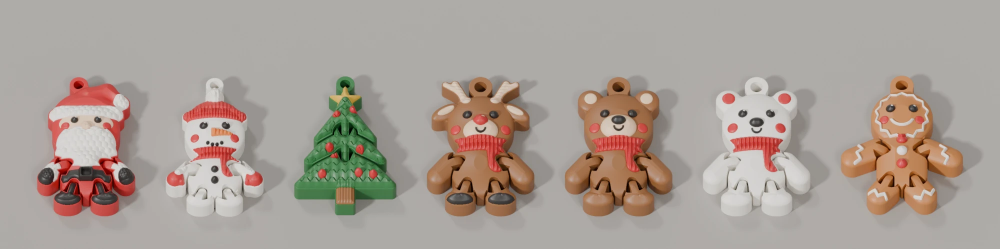
#> input picture boyde_labs/agac_susu/kaynak_set.webp, 2000 x 498 px (shown at 1/2 size)
$ python agac_susu_kes.py
#> lines starting #> are read from the running program, lines starting #| are printed output that depends on the picture; after the words box and inside, x2 and y2 are one past the last pixel; in counts of white or black regions, pixels touching at a corner belong together; long printed decimals are rounded
"""Ağaç süslerini kullanıcının görselinden keser (3MF'leri gelmeyen figürler için).

Kaynak: boyde_labs/agac_susu/kaynak_set.webp (kullanıcının 7 figürlük çizimi; 2. sürüm, kullanıcı şekilleri değiştirdi,
2000 × 381; gri zeminde yatık, ışık sol
üstten, gölge sağ alta). Zemin (#AEACA8 civarı) ve gölgeler (aynı renk tonunda, daha koyu) atılır: renkli ya da
zeminden belirgin açık ya da çok koyu pikseller figür. Figürün içindeki boşluklar (eklem araları) doldurulur; tepedeki
asma deliği açık kalır. Kenar 1 piksel yumuşatılır.

Çıktı: boyde_labs/agac_susu/kesik/<anahtar>.png (RGBA) ve kesik.json (her figürün deliği: merkez, yarıçap; piksel)
"""
import json
import os
import sys

import numpy as np
from PIL import Image, ImageFilter
from scipy import ndimage as ndi

sys.path.insert(0, os.path.dirname(os.path.abspath(__file__)))
import agac_susu_model as M  # noqa: E402

KAYNAK = os.path.join(M.KOK, "boyde_labs", "agac_susu", "kaynak_set.webp")
OUT = os.path.join(M.KOK, "boyde_labs", "agac_susu", "kesik")
DELIK = {"noel_baba": (89.8, 20.7, 6.5), "kardan_adam": (102.8, 20.7, 5.5), "cam_agaci": (111.2, 19.3, 6.0),
         "ren_geyigi": (115.0, 24.0, 7.5), "atkili_ayicik": (118.3, 24.0, 7.5), "kutup_ayisi": (113.3, 24.0, 6.0),
         "zencefilli_kurabiye": (130.0, 21.7, 7.0)}   # asma deliği (kesikte merkez x, y, yarıçap; gözle büyütülüp okundu)
CEVRE = 60                                                       # gölge için çevre payı (piksel)
SIRA = ["noel_baba", "kardan_adam", "cam_agaci", "ren_geyigi", "atkili_ayicik", "kutup_ayisi", "zencefilli_kurabiye"]


def maske(a):
    bg = np.median(np.r_[a[:8].reshape(-1, 3), a[-8:].reshape(-1, 3)], 0)
#> bg = [174, 172, 168]
    l = a.mean(2)
    lb = bg.mean()
#> lb = 171.3
    chroma = np.abs((a - a.mean(2, keepdims=True)) - (bg - lb)).max(2)      # zeminin tonundan sapma
    m = (chroma > 16) | (l > lb + 14) | (l < lb - 62)
#> m: shape (498, 2000) bool; 25% white; 31 white regions (19 under 20 px), largest, box (x1, y1, x2, y2) and area: (854, 154, 1069, 433) 42539, (1130, 154, 1345, 433) 39908, (73, 154, 271, 434) 38080
    m = ndi.binary_opening(m, iterations=1)
#> m: shape (498, 2000) bool; 24.9% white; 16 white regions (4 under 20 px), largest, box (x1, y1, x2, y2) and area: (854, 154, 1069, 433) 42445, (1130, 154, 1345, 433) 39880, (73, 154, 271, 434) 37993
    m = ndi.binary_closing(m, iterations=2)
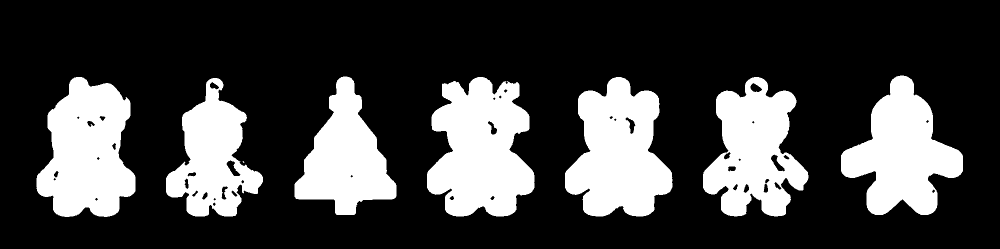
#> m: shape (498, 2000) bool (shown at 1/2 size); 25.3% white; 8 white regions (1 under 20 px), largest, box (x1, y1, x2, y2) and area: (854, 154, 1069, 433) 43003, (1130, 154, 1345, 433) 40153, (73, 154, 271, 434) 38842
    return m, bg


def main():
    a = np.asarray(Image.open(KAYNAK).convert("RGB"), float)
    m, bg = maske(a)
#> bg = [174, 172, 168]
    lab, n = ndi.label(m)
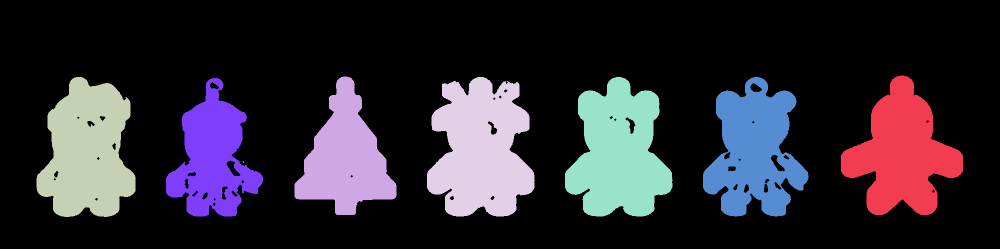
#> lab: shape (498, 2000) int32 (shown at 1/2 size); 9 distinct labels, from 0 to 8; one colour per label, 0 black
#> n = 8
    sizes = ndi.sum(m, lab, range(1, n + 1))
#> sizes = [36849, 29767, 38842, 43003, 40153, 35497, 28195, 8]
    big = [i + 1 for i in np.argsort(sizes)[::-1][:7]]
#> big = [4, 5, 3, 1, 6, 2, 7]
    sls = ndi.find_objects(lab)
#> sls = 8 items
    objs = sorted(((sls[i - 1], i) for i in big), key=lambda t: t[0][1].start)
#> objs = 7 items
    os.makedirs(OUT, exist_ok=True)
    info = {}
    for key, (sl, i) in zip(SIRA, objs):
        fm = lab == i
        dolu = ndi.binary_fill_holes(fm)
        ys, xs = np.nonzero(dolu)
        fy0, fy1, fx0, fx1 = ys.min(), ys.max(), xs.min(), xs.max()
        lb = bg.mean()
        l = a.mean(2)
        chroma = np.abs((a - a.mean(2, keepdims=True)) - (bg - lb)).max(2)
        aday = dolu & (chroma < 14) & (l < lb + 8)              # deliğin içi: zemin ya da gölgesi (gri)
        bolge = np.zeros_like(dolu)
        cx = (fx0 + fx1) / 2
        bolge[fy0:fy0 + int(0.22 * (fy1 - fy0)), int(cx - 0.22 * (fx1 - fx0)):int(cx + 0.22 * (fx1 - fx0))] = True
        aday &= bolge
        aday = ndi.binary_opening(aday, iterations=1)
        hl, k = ndi.label(aday)
        hole, best = None, None
        for j in range(1, k + 1):
            h = hl == j
            if h.sum() < 12:
                continue
            yy, xx = np.nonzero(h)
            sk = abs(xx.mean() - cx) + 0.5 * (yy.mean() - fy0)
            if best is None or sk < best:
                best, hole = sk, (xx.mean(), yy.mean(), np.sqrt(h.sum() / np.pi), h)
        if hole is not None:
            dolu &= ~ndi.binary_dilation(hole[3], iterations=1)
            hole = hole[:3]
        y0, y1, x0, x1 = sl[0].start - 3, sl[0].stop + 3, sl[1].start - 3, sl[1].stop + 3
        hx, hy, hr = DELIK.get(key, (0.0, -100.0, 1.0))          # delik saydam: ip içinden görünür
        yy, xx = np.mgrid[0:dolu.shape[0], 0:dolu.shape[1]]
        dolu &= np.hypot(xx - (hx + x0), yy - (hy + y0)) > hr * 0.85
        hole = (hx + x0, hy + y0, hr)
        alpha = Image.fromarray((dolu[y0:y1, x0:x1] * 255).astype(np.uint8)).filter(ImageFilter.GaussianBlur(0.7))
        rgb = Image.fromarray(a[y0:y1, x0:x1].astype(np.uint8))
        rgb.putalpha(alpha)
        rgb.save(os.path.join(OUT, f"{key}.png"))
        p_ = CEVRE                                                # çevresiyle (gölgesi dahil) kırpım: masaüstü çekimi
        ya, yb_ = max(0, y0 - p_), min(a.shape[0], y1 + p_)
        xa, xb_ = max(0, x0 - p_), min(a.shape[1], x1 + p_)
        # çevrede yalnız bu süsün kendi gölgesi kalsın: komşu süslere daha yakın pikseller zemin rengine
        kend = ndi.distance_transform_edt(~fm[ya:yb_, xa:xb_])
        diger = (lab[ya:yb_, xa:xb_] > 0) & ~fm[ya:yb_, xa:xb_]
        dg = ndi.distance_transform_edt(~diger) if diger.any() else np.full(kend.shape, 1e9)
        parca = a[ya:yb_, xa:xb_].copy()
        parca[(dg <= kend) | ndi.binary_dilation(diger, iterations=3)] = bg
        cev = Image.fromarray(np.clip(parca, 0, 255).astype(np.uint8))
        cev.putalpha(Image.fromarray((dolu[ya:yb_, xa:xb_] * 255).astype(np.uint8)).filter(ImageFilter.GaussianBlur(0.7)))
        os.makedirs(os.path.join(OUT, "cevre"), exist_ok=True)
        cev.save(os.path.join(OUT, "cevre", f"{key}.png"))
        info[key] = {"boyut": [x1 - x0, y1 - y0], "cevre": [x0 - xa, y0 - ya],
                     "delik": None if hole is None else [float(hole[0] - x0), float(hole[1] - y0), float(hole[2])]}
        print(key, info[key])
#> this loop made 7 passes
#> (key, i, fy0, fy1, fx0, fx1, cx, k) on passes 2 to 6: ('kardan_adam', 7, 156, 432, 332, 525, 428.5, 1), ('cam_agaci', 2, 153, 429, 589, 792, 690.5, 2), ('ren_geyigi', 4, 154, 432, 854, 1068, 961, 4), ('atkili_ayicik', 5, 154, 432, 1130, 1344, 1237, 2), ('kutup_ayisi', 6, 154, 432, 1406, 1616, 1511, 1)
#> (key, i, fy0, fy1, fx0, fx1, cx, k) on passes 1, 7: ('noel_baba', 3, 154, 433, 73, 270, 171.5, 0), ('zencefilli_kurabiye', 1, 151, 429, 1682, 1925, 1803.5, 0)
#| noel_baba {'boyut': [204, 286], 'cevre': [60, 60], 'delik': [89.800, 20.700, 6.5]}
#| kardan_adam {'boyut': [200, 283], 'cevre': [60, 60], 'delik': [102.800, 20.700, 5.5]}
#| cam_agaci {'boyut': [210, 283], 'cevre': [60, 60], 'delik': [111.200, 19.300, 6.0]}
#| ren_geyigi {'boyut': [221, 285], 'cevre': [60, 60], 'delik': [115.0, 24.0, 7.5]}
#| atkili_ayicik {'boyut': [221, 285], 'cevre': [60, 60], 'delik': [118.300, 24.0, 7.5]}
#| kutup_ayisi {'boyut': [217, 285], 'cevre': [60, 60], 'delik': [113.300, 24.0, 6.0]}
#| zencefilli_kurabiye {'boyut': [250, 285], 'cevre': [60, 60], 'delik': [130.0, 21.700, 7.0]}
#> pass 1, in main, `aday &= bolge`:
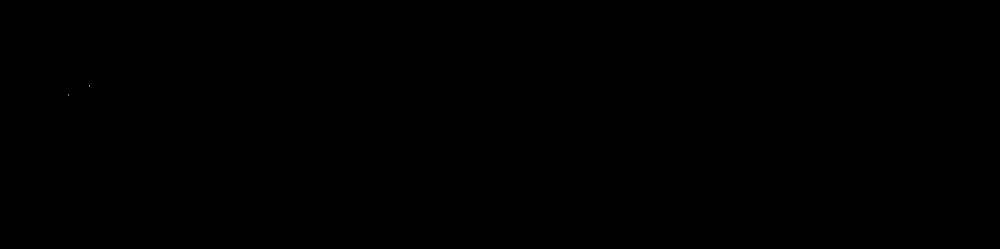
#> aday: shape (498, 2000) bool (shown at 1/2 size); 0% white in thin lines or dots, all inside (x1, y1, x2, y2) = (136, 171, 180, 191)
#> after the loop: aday: shape (498, 2000) bool; every value is 0
#> after the loop:
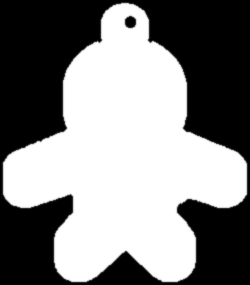
#> alpha: PIL image 250x285 L; min 0, max 255, mean 131.6
#> after the loop: bolge: shape (498, 2000) bool; 0.65% white; 1 white region, box (x1, y1, x2, y2) and area: (1750, 151, 1856, 212) 6466
#> after the loop: diger: shape (405, 370) bool; every value is 0
#> after the loop: dolu: shape (498, 2000) bool; 3.7% white; 1 white region, box (x1, y1, x2, y2) and area: (1682, 151, 1926, 430) 36782
#> after the loop: fm: shape (498, 2000) bool; 3.7% white; 1 white region, box (x1, y1, x2, y2) and area: (1682, 151, 1926, 430) 36849
#> after the loop: h: shape (498, 2000) bool; 0.02% white; 1 white region, box (x1, y1, x2, y2) and area: (1502, 170, 1524, 184) 212
#> after the loop:
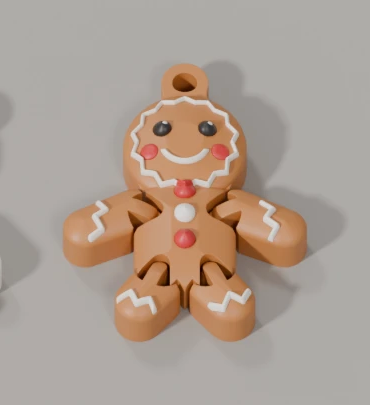
#> parca: shape (405, 370, 3) float64; mean R, G, B 173.4, 158.7, 147.4
#> after the loop:
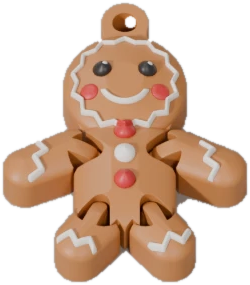
#> rgb: PIL image 250x285 RGBA; mean R, G, B, A 174.2, 146.6, 127.1, 131.6; transparent parts drawn white
#> after the loop, info = 7 items
    info["_zemin"] = [float(v) for v in bg]
    json.dump(info, open(os.path.join(OUT, "kesik.json"), "w"), indent=1)
    # denetim: beyaz ve koyu zeminde yan yana
    W = sum(Image.open(os.path.join(OUT, f"{k}.png")).width + 10 for k in SIRA) + 10
    sheet = Image.new("RGB", (W, 2 * 300), (255, 255, 255))
#> sheet: PIL image 1603x600 RGB; every value is 255
    sheet.paste((40, 60, 45), (0, 300, W, 600))
    x = 10
    for k in SIRA:
        im = Image.open(os.path.join(OUT, f"{k}.png"))
        sheet.paste(im, (x, 10), im)
        sheet.paste(im, (x, 310), im)
        x += im.width + 10
#> x = 224
    sheet.save(os.path.join(OUT, "_denetim.png"))
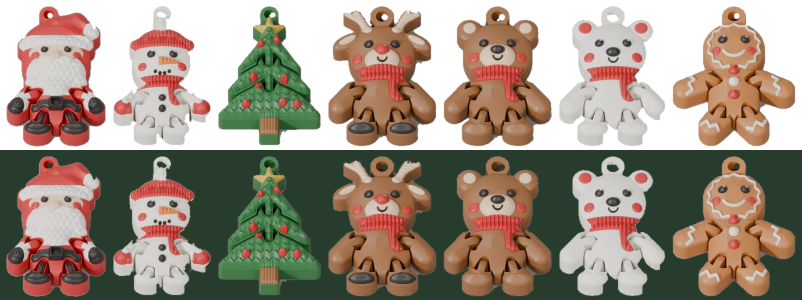
#> saved as _denetim.png: PIL image 1603x600 RGB (shown at 1/2 size); mean R, G, B 156.9, 143.9, 129.8


if __name__ == "__main__":
    main()
